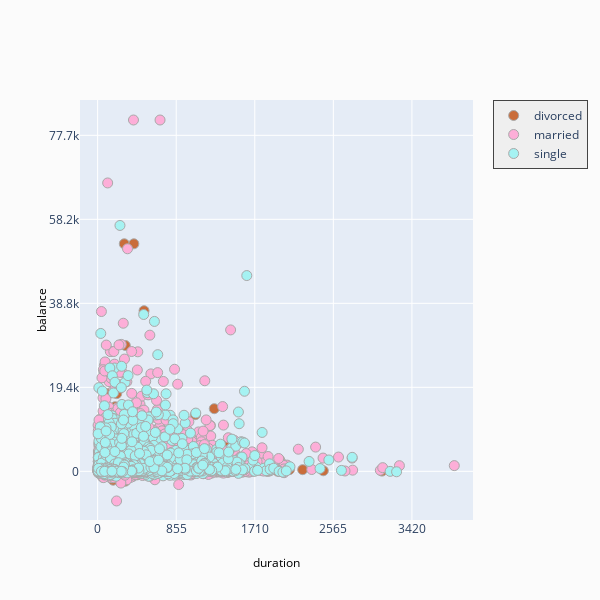

Notebook source saved alongside this figure:
### Code cell
# Notice how divorced have a considerably low amount of balance.
fig = ff.create_facet_grid(
    df,
    x = 'duration',
    y = 'balance',
    color_name = 'marital',
    show_boxes = False,
    marker = {'size' : 10, 'opacity' : 1.0},
    colormap = {'single': 'rgb(165, 242, 242)',
                'married': 'rgb(253, 174, 216)',
                'divorced': 'rgba(201, 109, 59, 0.82)'}
)

iplot(fig, filename = 'facet - custom colormap')

### Figure 1 — Plotly figure (JSON) as saved in the notebook; plotly's stock layout.template omitted (floating-point values rounded to 4 significant figures; data arrays with more than 128 entries replaced by an {"elided": "..."} marker saying what was removed)
{"data": [{"marker": {"color": "rgb(201, 109, 59)", "line": {"color": "darkgrey", "width": 1}, "opacity": 1, "size": 10}, "mode": "markers", "name": "divorced", "type": "scatter", "x": {"elided": "1291 int values"}, "xaxis": "x", "y": {"elided": "1291 int values"}, "yaxis": "y"}, {"marker": {"color": "rgb(253, 174, 216)", "line": {"color": "darkgrey", "width": 1}, "opacity": 1, "size": 10}, "mode": "markers", "name": "married", "type": "scatter", "x": {"elided": "6302 int values"}, "xaxis": "x", "y": {"elided": "6302 int values"}, "yaxis": "y"}, {"marker": {"color": "rgb(165, 242, 242)", "line": {"color": "darkgrey", "width": 1}, "opacity": 1, "size": 10}, "mode": "markers", "name": "single", "type": "scatter", "x": {"elided": "3499 int values"}, "xaxis": "x", "y": {"elided": "3499 int values"}, "yaxis": "y"}], "layout": {"annotations": [{"font": {"color": "#000000", "size": 12}, "showarrow": false, "text": "duration", "textangle": 0, "x": 0.5, "xanchor": "center", "xref": "paper", "y": -0.1, "yanchor": "middle", "yref": "paper"}, {"font": {"color": "#000000", "size": 12}, "showarrow": false, "text": "balance", "textangle": -90, "x": -0.1, "xanchor": "center", "xref": "paper", "y": 0.5, "yanchor": "middle", "yref": "paper"}], "height": 600, "legend": {"bgcolor": "#efefef", "borderwidth": 1, "x": 1.05, "y": 1, "yanchor": "top"}, "paper_bgcolor": "rgb(251, 251, 251)", "showlegend": true, "title": {"text": ""}, "width": 600, "xaxis": {"anchor": "y", "domain": [0, 1], "dtick": 855, "range": [-192.0, 4085.0], "ticklen": 0, "zeroline": false}, "yaxis": {"anchor": "x", "domain": [0, 1], "dtick": 19415, "range": [-11250.0, 85830.0], "ticklen": 0, "zeroline": false}}}
